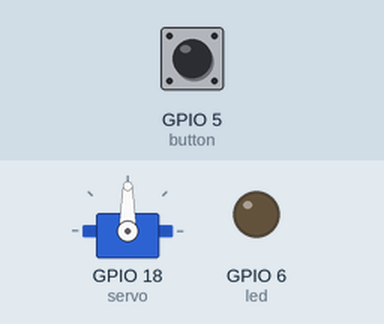
The program below on a simulated Raspberry Pi (BCM pin numbers). Parts: servo, output pins drawn as LEDs (lit = HIGH). Dashed ring = blinking. The test bench sets the inputs (shaded band); at power-on: GPIO 5 (button) HIGH. Servo angles are drawn from the pulse width (0.5 ms = 0°, 2.5 ms = 180°).

Above: at 1.2 s.
1.3 s: GPIO 5 (button) pulled LOW for 1 s
At 3.1 s:
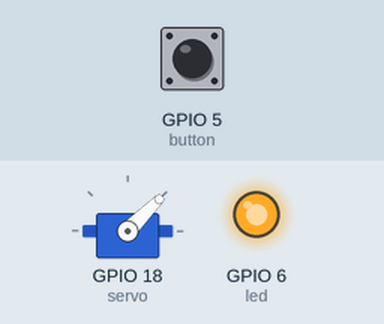
3.8 s: GPIO 5 (button) pulled LOW for 0.15 s
At 4.4 s:
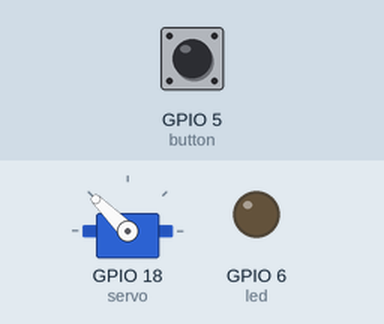
5.4 s: GPIO 5 (button) pulled LOW for 3.2 s
At 5.6 s:
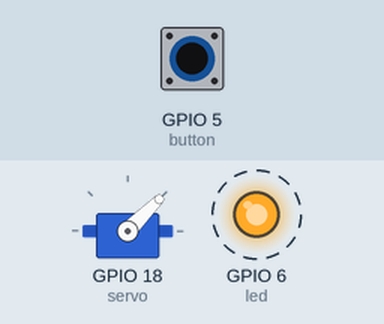
Timing chart, 0 to 9.7 s (numbered marks = the images above; inputs shaded):
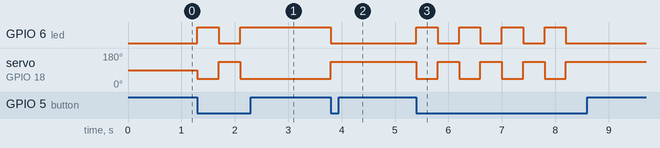

The program:

Latch_circuit.py
```python
from gpiozero import LED
from gpiozero import Button
from gpiozero import Servo
from time import sleep

servo = Servo(18)
led = LED(6)
button = Button(5)

while True:
        button.wait_for_press()
        led.on()
        servo.min()
        sleep(0.4)
        button.wait_for_press()
        led.off()
        servo.max()
        sleep(0.4)
```

Measured:
- after the input at 1.3 s, GPIO 6 (led): LOW → HIGH at once, → LOW 0.40 s later, → HIGH 0.40 s later; servo on GPIO 18 (servo): 90° → 45° at once, → 135° 0.40 s later, → 45° 0.40 s later
- after the input at 3.8 s, GPIO 6 (led): HIGH → LOW at once; servo on GPIO 18 (servo): 45° → 135° at once
- after the input at 5.4 s, GPIO 6 (led): alternates HIGH for 0.40 s and LOW for 0.40 s, 8 changes in all, then stays LOW, starting at once; servo on GPIO 18 (servo): alternates 135° for 0.40 s and 45° for 0.40 s, 8 changes in all, then stays 135°, starting at once
